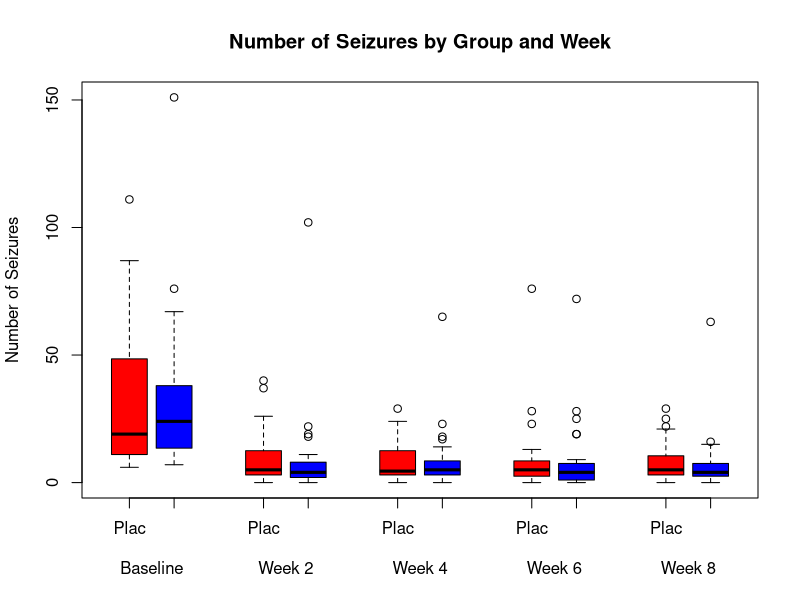
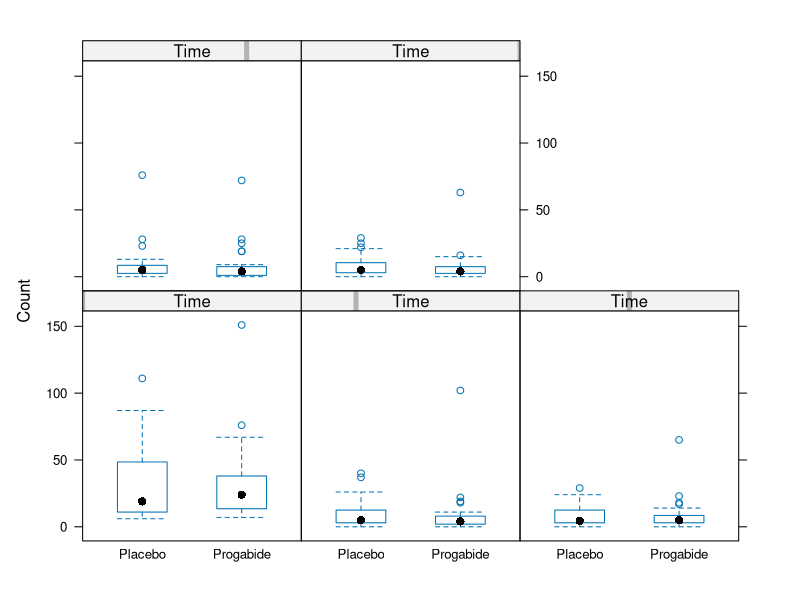
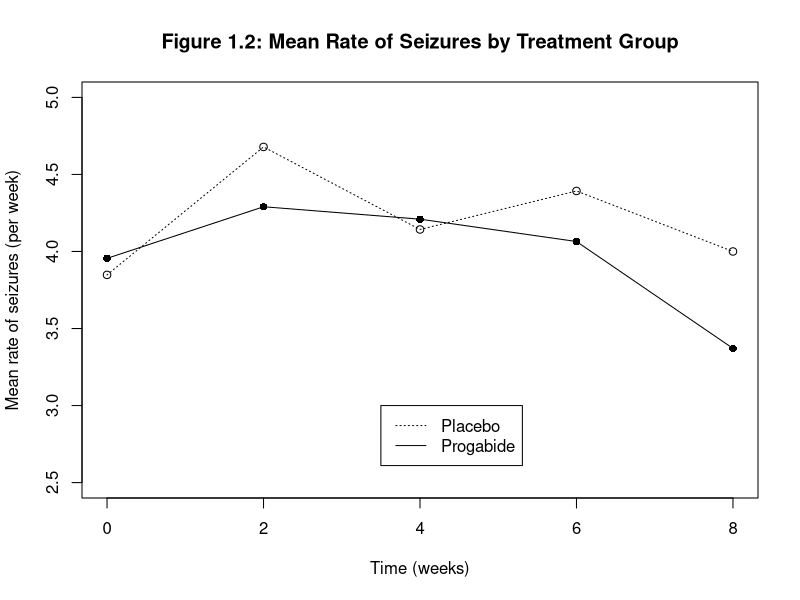
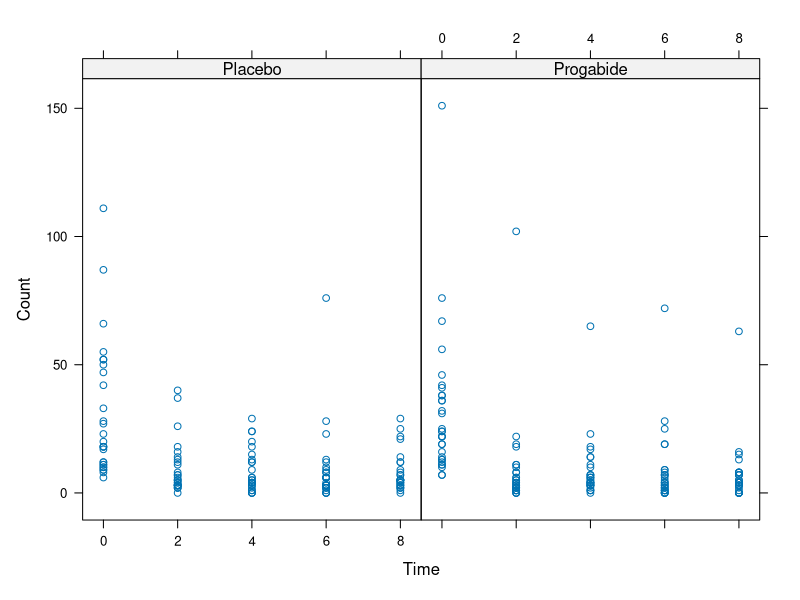
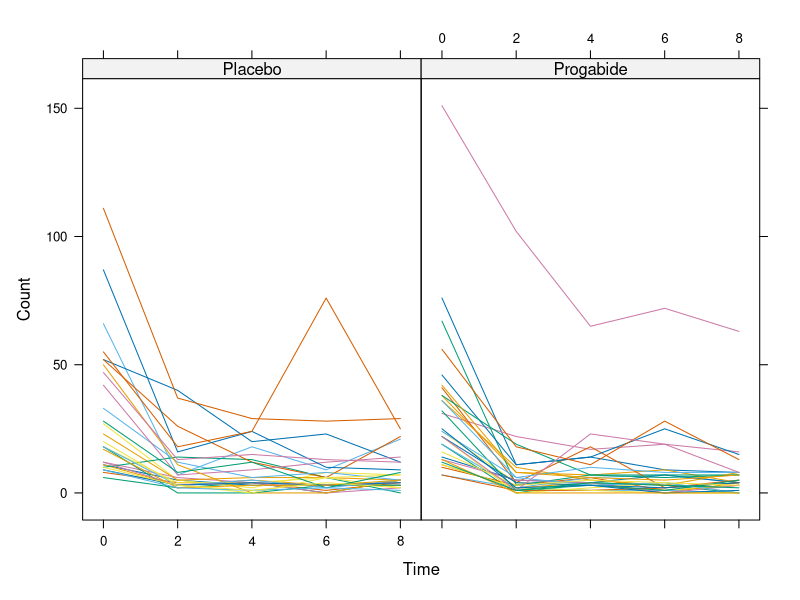
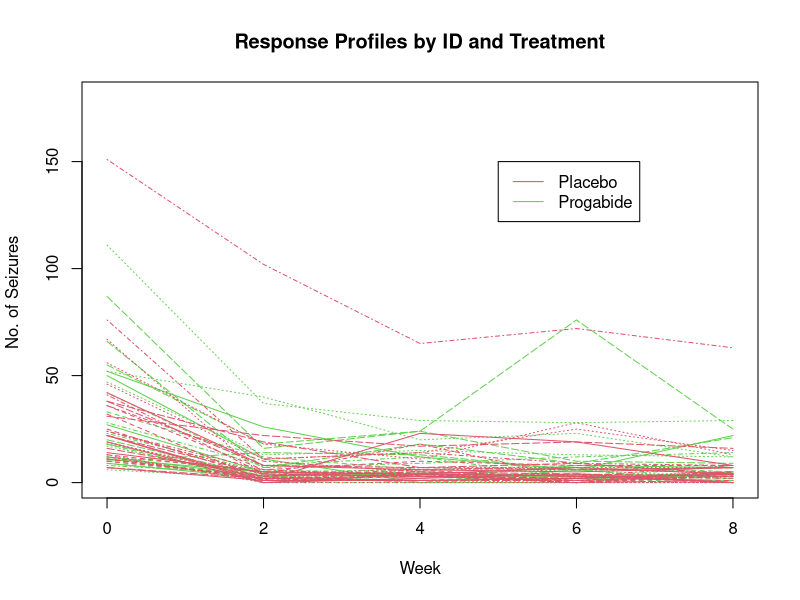

R code for these plots, in order:
### GLMMs and GEEs with FLW Epilepsy Data
##

##### Load Required Libraries #####
library(lattice) # Functions: xyplot
library(lme4)    # Functions: glmer
library(geepack) # Functions: geeglm

##
#### Read in data set into R:
##
epilepsy = read.table("./epilepsy.txt", header=TRUE)

# Convert to long form:
epi.long = reshape(epilepsy, idvar="ID", varying=list(4:8), v.names="Count", timevar="Time", times = seq(0,8,by=2), direction="long")

##### Exploratory Data Analysis #####

## Number of seizures by group by time period:
boxplot(Count ~ trt+Time, at=c(1,2,4,5,7,8,10,11,13,14), data=epi.long, col=c("red","blue"), ylab="Number of Seizures", xlab="", names=rep(c("Plac","Prog"),5), main="Number of Seizures by Group and Week")
mtext( c("Baseline",paste("Week",c(2,4,6,8))), side=1, at=c(1.5,4.5,7.5,10.5,13.5), line=3 )

# or
bwplot(Count ~ trt | Time, data = epi.long)

# Calculate rates per week:
epi.long$Rate = epi.long$Count
epi.long$Rate[epi.long$Time==0] = epi.long$Count[epi.long$Time==0]/8
epi.long$Rate[epi.long$Time!=0] = epi.long$Count[epi.long$Time!=0]/2

# Plot of mean rates:
means = tapply(epi.long$Rate,list(epi.long$Time,epi.long$trt),mean)
matplot(matrix(c(0,2,4,6,8)),means,col=c(1,1),lty=c(3,1),type="o",pch=c(1,16),xlab="Time (weeks)",ylab="Mean rate of seizures (per week)",ylim=c(2.5,5.0),main="Figure 1.2: Mean Rate of Seizures by Treatment Group")
legend(3.5,3.0, c("Placebo","Progabide"), lty=c(3,1))

## Plots of individual counts:
xyplot(Count ~ Time | trt, data = epi.long)

xyplot(Count ~ Time | trt, groups=ID, type="l", data = epi.long)

matplot(matrix(c(0,2,4,6,8)),t(epilepsy[,4:8]),
	col=(as.numeric(epilepsy$trt=="Placebo")+2), type="l", ylim = c(0,180),
	xlab="Week",ylab="No. of Seizures ", main="Response Profiles by ID and Treatment")
legend(5,150,c("Placebo","Progabide"),col=c(2,3),lty=c(1,1))

 

##### Fitting GLMMs #####
# Since the number of weeks at each count differs
# (8 weeks for baseline by 2 weeks afterwards)
# we need to include an "offset" --> Model mean rate per week
epi.long$PostBase = as.numeric(epi.long$Time!=0)  # Indicator for post-baseline
epi.long$Weeks = 8*(epi.long$PostBase==0) + 2*(epi.long$PostBase==1)

# With glmer (and lmer) function, random effects specified in parentheses:
?lmer
?glmer


mod1 = glmer(Count ~ trt*PostBase + (PostBase | ID), offset=log(Weeks),
	family=poisson, data=epi.long)
summary(mod1)


mod2 = glmer(Count ~ trt+PostBase + (PostBase | ID), offset=log(Weeks),
	family=poisson, data=epi.long)
summary(mod2)

# Estimated random effects for model 1
ranef(mod1)
# Subject-specific coefficients (beta_k + b_ki)
coef(mod1)

# Treating time as quantitative:
mod3 = glmer(Count ~ trt*Time + (Time | ID), offset=log(Weeks),
	family=poisson, data=epi.long)
summary(mod3)


mod4 = glmer(Count ~ trt+Time + (Time | ID), offset=log(Weeks),
	family=poisson, data=epi.long)
summary(mod4)

 


##### Fitting Marginal Models #####
?geeglm

### IMPORTANT: geeglm needs data sorted first by ID (cluster),
### and then by time within ID
epi.sort = epi.long[order(epi.long$ID, epi.long$Time),]
# Check:
epi.sort

mod.gee = geeglm(Count ~ trt*PostBase, offset=log(Weeks),
				family=poisson(link="log"), id=ID, corstr="exchangeable",
				data=epi.sort)
# corstr="exchangeable" --> compound symmetry covariance structure.
# family=poisson --> Poisson variance function (not distribution)
summary(mod.gee)

mod.gee2 = geeglm(Count ~ trt*PostBase, offset=log(Weeks),
				family=poisson, id=ID, corstr="ar1", data=epi.sort)
summary(mod.gee2)
# Note similar coefficient estimates and Wald tests
# GEE std. errs robust to covariance structure assumption
